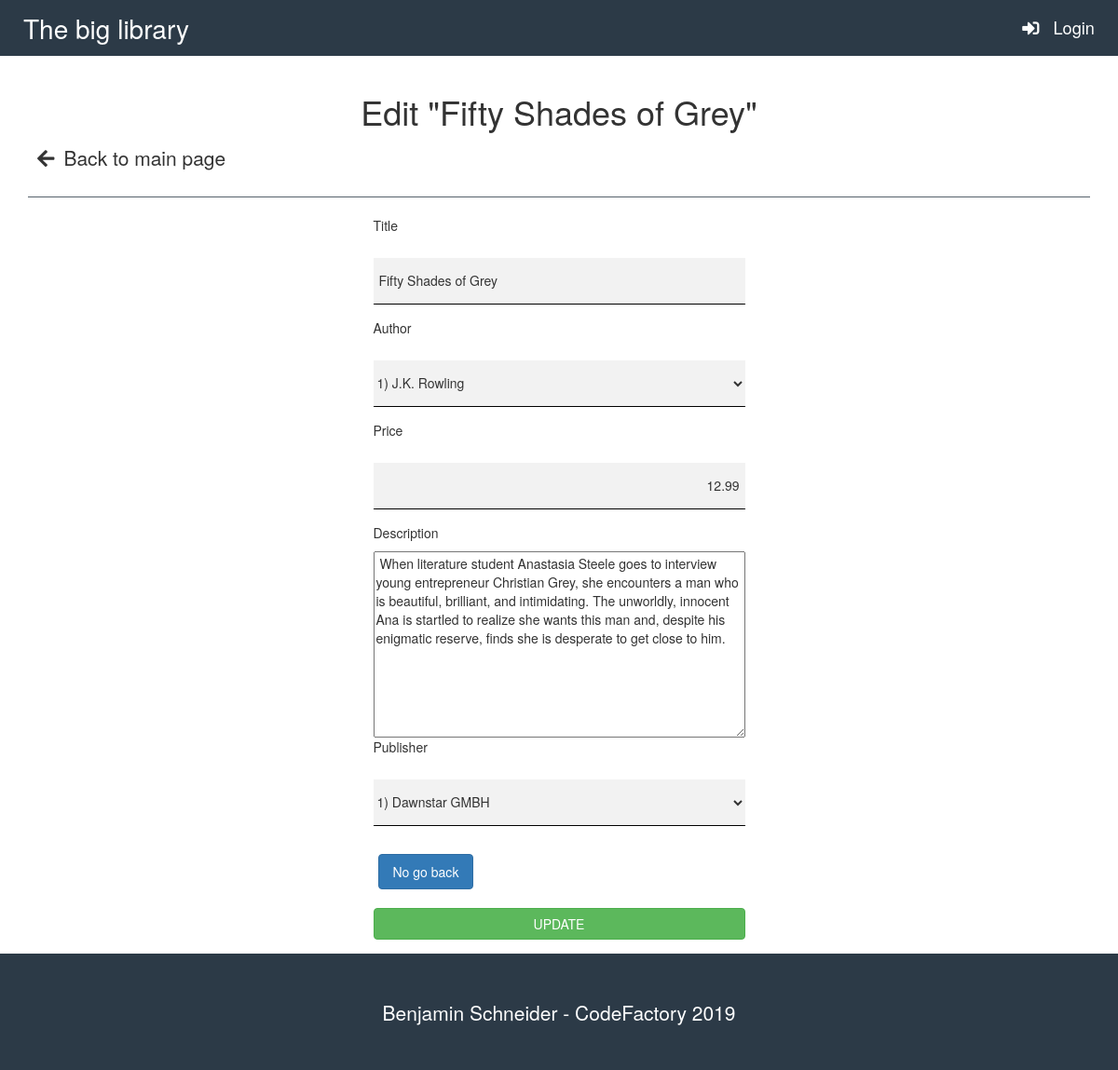
The page /update.php?id=3 on the database its author committed.
### tables this page shows
CREATE TABLE `media` (
  `media_id` int(11) NOT NULL,
  `mediaTitle` varchar(150) DEFAULT NULL,
  `mediaImage` varchar(500) DEFAULT NULL,
  `mediaISBN` varchar(25) DEFAULT NULL,
  `mediaDesc` varchar(500) DEFAULT NULL,
  `mediaPrice` float DEFAULT NULL,
  `mediaStatus` tinyint(1) DEFAULT NULL,
  `fk_library_id` int(11) NOT NULL,
  `fk_type_id` int(11) NOT NULL,
  `fk_author_id` int(11) NOT NULL,
  `fk_publisher_id` int(11) NOT NULL
);

### update.php (the view, shortened to what this page needs)
<?php
	require_once 'db_connection.php';
	if($_GET['id']) {
		$id = $_GET['id'];
		$sql = "SELECT * FROM `media` WHERE media_id = {$id}";
		$result = $mysqli->query($sql);
		$row = $result->fetch_array();
	}
?>
<!DOCTYPE html>
<html lang="en">
<head>
	<link rel="stylesheet" href="https://maxcdn.bootstrapcdn.com/bootstrap/3.3.7/css/bootstrap.min.css">
	<link rel="stylesheet" href="https://use.fontawesome.com/releases/v5.7.2/css/all.css">
	<link rel="stylesheet" type="text/css" href="style.css">
</head>
<body>
	<div class="navbar">
		<p>The big library</p>
		<span class="navbar-login">
			<a href="login.php" title="Zum Login">
			<?php
				if (isset($_SESSION['user'])) {
					$displayName = $userRow['userFirstName']. " ". $userRow['userLastName'];
					echo '<i class="fas fa-sign-out-alt"></i> '.$displayName;
				}
				else {
					echo '<i class="fas fa-sign-in-alt"></i> Login';
				}
			?>
			</a>
		</span>
	</div>
	<div class="container">
		<div class="heading">
			<h1>Edit "<?php echo $row["mediaTitle"] ?>"</h1>
		</div>
		<a class="mainpageback" href="index.php"><i class="fas fa-arrow-left"></i>Back to main page</a>
		<hr>
		<form class="updatemedia" method="POST" accept-charset="utf-8">
			<p>Title</p>
			<input class="field" type="text" name="title" value=" <?php echo $row["mediaTitle"] ?> ">
			<p>Author</p>
			<select class="field" name="author">
				<?php
				$sql = mysqli_query($mysqli, "SELECT * FROM `author`");
				while($rowAuthor = mysqli_fetch_assoc($sql)){
					echo "<option id=". $rowAuthor["author_id"]. ">". $rowAuthor["author_id"]. ")  ". $rowAuthor["authorFirstName"]. " ". $rowAuthor["authorSurName"]. "</option>";
				}
				?>
			</select>
			<p>Price</p>
			<input class="price field" type="text" name="price" value =" <?php echo $row["mediaPrice"] ?>">
			<p>Description</p>
			<textarea name="desc"> <?php echo $row["mediaDesc"] ?></textarea>
			<p>Publisher</p>
			<select class="field" name="publisher">
				<?php
				$sql = mysqli_query($mysqli, "SELECT * FROM `publisher`");
				while($rowPublisher = mysqli_fetch_assoc($sql)){
					echo "<option id=". $rowPublisher["publisher_id"]. ">". $rowPublisher["publisher_id"]. ")  ". $rowPublisher["publisherName"]. "</option>";
				}
				?>
			</select>
			<?php echo "<a href='mediainfo.php?id=". $row['media_id']. "'><button class='btn btn-primary delete' type='button'>No go back</button></a>" ?>
			<input class="btn btn-success" type="submit" name="update" value="UPDATE">
		</form>
	 	</div>
 	<div class="footer">
 		<p>Benjamin Schneider - CodeFactory 2019</p>
 	</div>
</body>
</html>

### style.css (style rules this page uses)
html { position: relative; min-height: 100%; }
body { margin-bottom: 125px; }
.navbar { display: flex; border-radius: 0; background-color: #2C3A47; border: none; }
.navbar p { color: #fff; font-size: 2em; margin: 10px 25px; }
.navbar-login { right: 15px; margin: auto 25px auto auto; font-size: 1.3em; }
.navbar-login a, .navbar-login .fas { color: #fff; }
.heading, .success { text-align: center; }
hr { border-color: rgb(44,58,71, .8); }
.fas { padding: 0; margin: 10px; color: #333333; }
.container > a { text-decoration: none; }
.mainpageback { font-size: 1.5em; color: #333333; margin: 10px 0; }
.price { direction: rtl; }
.delete, .create { margin: 5px; padding: 8px 15px; }
.btn-success { margin: 15px 0; }
textarea { width: 100%; height: 200px; }
.footer { width: 100%; height: 125px; background-color: #2C3A47; display: flex; position: absolute; bottom: 0; }
.footer p { color: #fff; font-size: 1.5em; text-align: center; margin: auto; }
.updatemedia { display: flex; flex-direction: column; width: 35%; margin: auto; }
.field { background-color: rgba(230, 230, 230, .5); height: 50px; margin: 15px 0; outline: none; border: none; border-bottom: 1px solid black; }

### rows shown on the page
media: mediaTitle "Fifty Shades of Grey", title "Fifty Shades of Grey", price "12.99", desc "When literature student Anastasia Steele goes to interview young entrepreneur Christian Grey, she encounters a man who is beautiful, brilliant, and intimidating. The unworldly, innocent Ana is startled to realize she wants this man and, despite his enigmatic reserve, finds she is desperate to get close to him."

### other values the page prints
form field author "1) J.K. Rowling"
form field publisher "1) Dawnstar GMBH"
